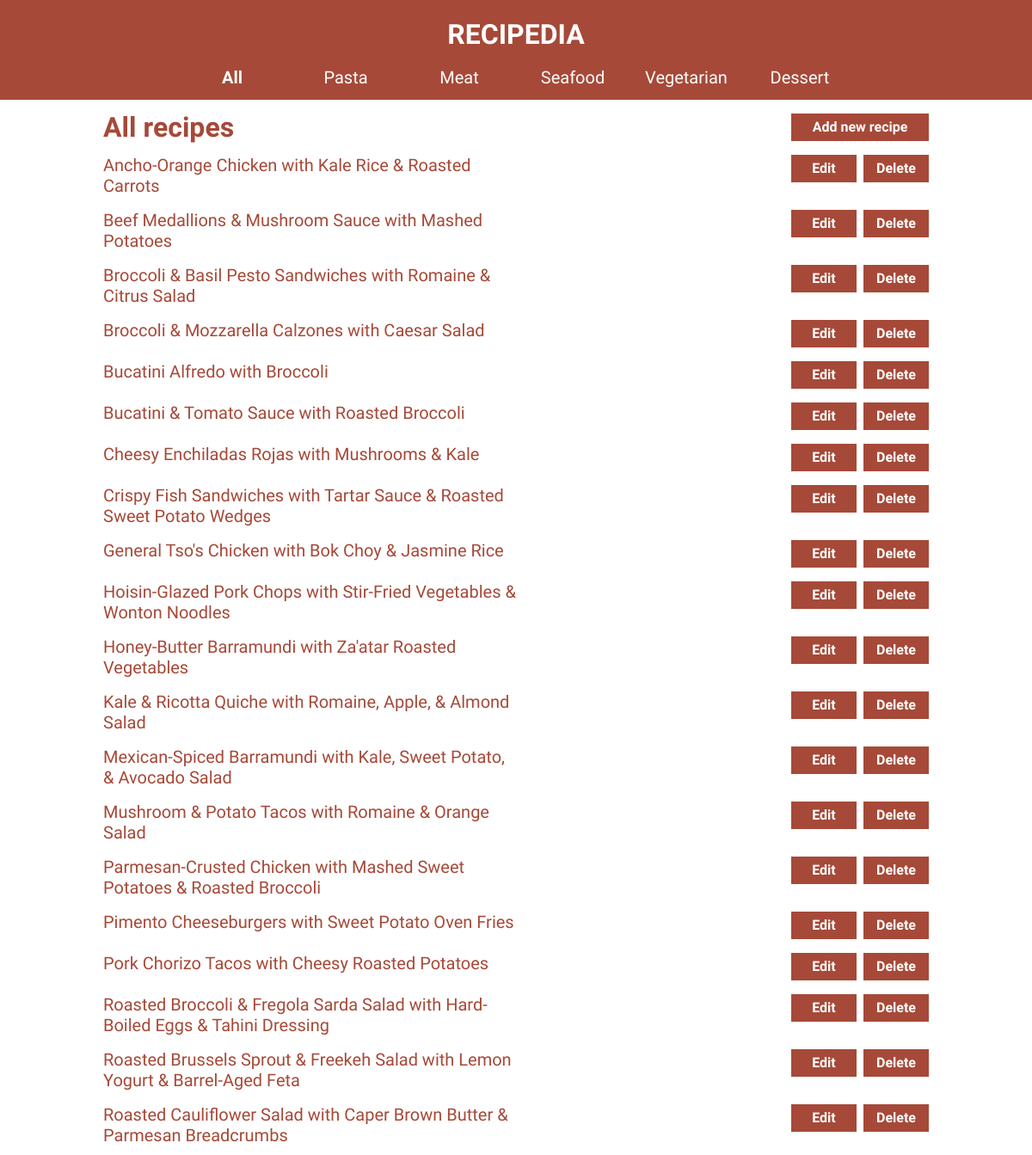
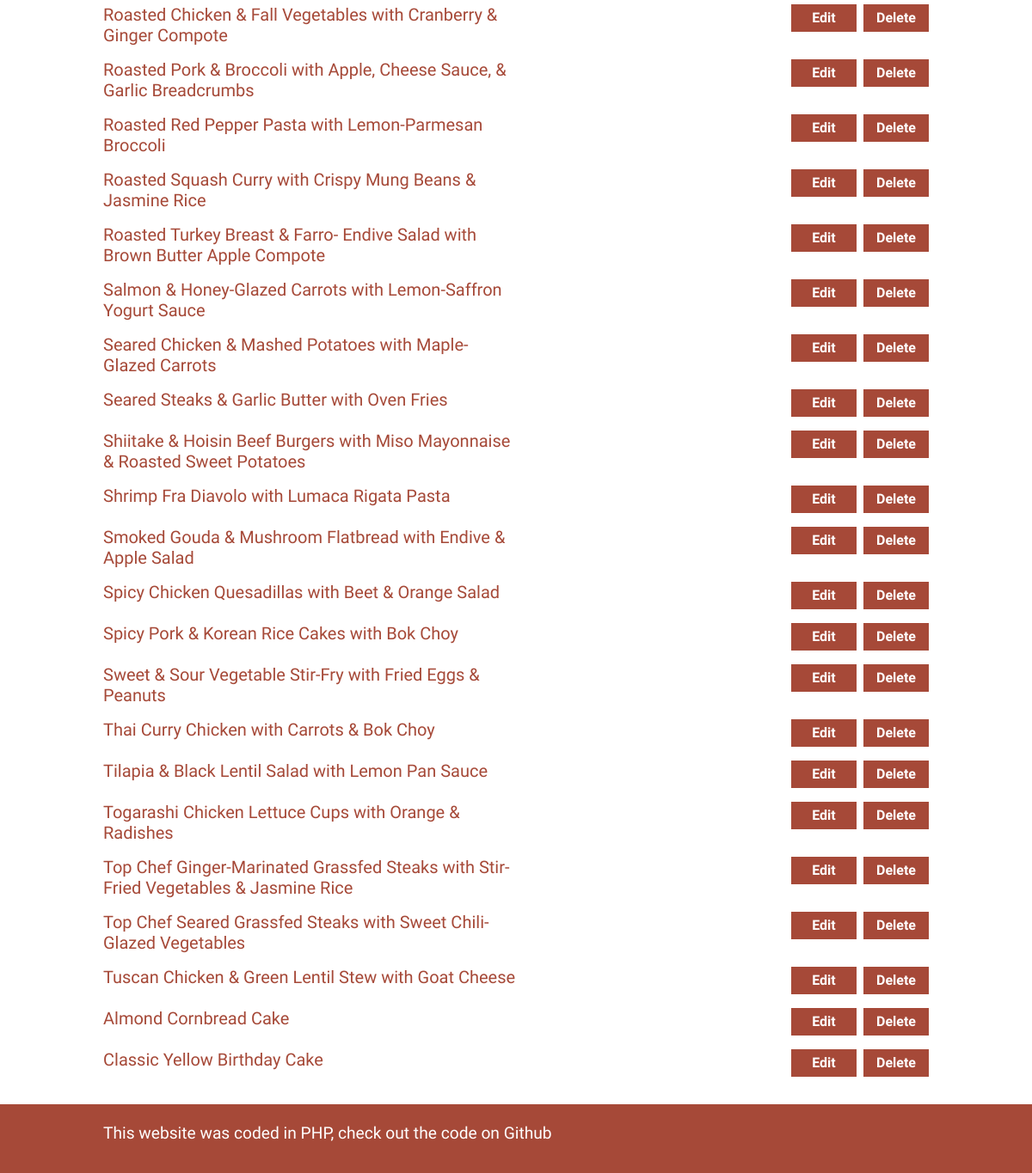
The page / on the database its author committed (2 pictures, top to bottom).
### tables this page shows
CREATE TABLE `recipes` (
  `id` int(11) NOT NULL,
  `featured_photo` int(11) DEFAULT NULL,
  `title` varchar(1000) NOT NULL,
  `category_id` int(11) NOT NULL,
  `description` longtext NOT NULL,
  `ingredients_description` longtext NOT NULL,
  `step_1_description` longtext NOT NULL,
  `step_2_description` longtext NOT NULL,
  `step_3_description` longtext NOT NULL,
  `step_4_description` longtext NOT NULL,
  `step_5_description` longtext NOT NULL,
  `step_6_description` longtext NOT NULL,
  `step_7_description` longtext NOT NULL,
  `step_8_description` longtext NOT NULL,
  `step_9_description` longtext NOT NULL,
  `step_10_description` longtext NOT NULL,
  `date_created` datetime NOT NULL,
  `date_updated` datetime NOT NULL
);

### includes/recipe-listing.php (the view)
<div id="recipe-listing">
    <?php
        while($row = mysqli_fetch_assoc($results)){
            echo "<div class='recipe-detail'>";
            echo "<a href='recipe-detail.php?id=" . $row["id"] . "' class='recipe-link'>";
            echo $row["title"];
            echo "</a>";
            echo "<div class='adminTasks'>";
            echo "<a class='admin-button' id='edit-button' href='edit.php?id=" . $row["id"] ."'>Edit</a>";
            echo "<a class='admin-button' id='delete-button' href='delete.php?id=" . $row["id"] ."'>Delete</a>";
            echo "</div>";
            echo "</div>";
        }
    ?>
</div>

### header.php (shortened to what this page needs)
<!DOCTYPE html>
<html lang="en">
<head>
    <link rel="stylesheet" href="styles/reset.css">
    <link rel="stylesheet" href="styles/global.css">
    <link rel="stylesheet" href="styles/navigation.css">
    <?php
        if($page_title == "Home" || $page_title == "Pasta" ||  $page_title == "Meat" || $page_title == "Seafood" || $page_title == "Vegetarian" || $page_title == "Dessert" || $page_title == "Search Result" ){
            echo "<link rel=\"stylesheet\" href=\"styles/search.css\">";
            echo "<link rel=\"stylesheet\" href=\"styles/index.css\">";
        } else if($page_title == "Login" || $page_title == "Add A New Recipe" || $page_title == "Edit"){
            echo "<link rel=\"stylesheet\" href=\"styles/form.css\">";
        } else {
            echo "<link rel=\"stylesheet\" href=\"styles/recipe.css\">";
        }
    ?>
    <link rel="stylesheet" href="styles/footer.css">
</head>
<body>
<?php
    include_once "includes/navigation.php";
?>

### includes/navigation.php
<div id="header-container">
    <header>
        <h1><a href="index.php">RECIPEDIA</a></h1>
        <nav>
            <ul>
                <li><a href="index.php"
                class="<?php if($page_title == "Home") echo "active" ?>"
                >All</a></li>
                <li><a href="pasta.php"
                class="<?php if($page_title == "Pasta") echo "active" ?>">Pasta</a></li>
                <li><a  href="meat.php"
                class="<?php if($page_title == "Meat") echo "active" ?>">Meat</a></li>
                <li><a href="seafood.php"
                class="<?php if($page_title == "Seafood") echo "active" ?>">Seafood</a></li>
                <li><a href="vegetarian.php"
                class="<?php if($page_title == "Vegetarian") echo "active" ?>">Vegetarian</a></li>
                <li><a href="dessert.php"
                class="<?php if($page_title == "Dessert") echo "active" ?>">Dessert</a></li>
            </ul>
        </nav>
    </header>
</div>

### index.php
<?php
    $page_title = "Home";
    include_once "header.php";
    $query = "SELECT *";
    $query .= "FROM recipes";
    $results = mysqli_query($db_connection, $query);
?>
<main>
    <div id="recipe-header">
        <h2>All recipes</h2>
        <a href="create.php" id="create-button" class="admin-button">Add new recipe</a>
    </div>
    <?php
        if($results && $results->num_rows >0){
            include "includes/recipe-listing.php";
        }
        else{
            echo "There are currently no recipe in the database";
        }
    ?>
</main>
<?php
    include_once "footer.php";
?>

### footer.php (shortened to what this page needs)
    <footer>
        <p>This website was coded in PHP, check out the code on <a href="https://github.com/quinnkhuc/idm232-qtk23/tree/main/final" target="_blank">Github<a></p>
    </footer>
</body>
</html>

### styles/global.css (style rules this page uses)
body { box-sizing: border-box; font-family: Catamaran; display: flex; flex-direction: column; height: 100vh; }
main { flex: 1; }

### styles/navigation.css (style rules this page uses)
h1 { text-align: center; }
header { background-color: #A64938; margin: 0 auto; padding: 1.5rem 0 0; }
header a { color: #FFFFFF; font-size: 2rem; font-weight: 600; text-decoration: none !important; }
nav { margin: 0 auto; text-align: center; width: 80%; }
nav li { display: inline-block; }
nav li a { display: block; font-size: 1.25rem; font-weight: 300; margin-top: 0.5rem; padding: 1rem; width: 6rem; }
.active { font-weight: 600; }

### styles/index.css (style rules this page uses)
a { text-decoration: none; }
h2 { font-size: 2rem; margin-top: 1rem; }
main { color: #A64938; font-weight: 600; margin: 0 auto 1rem; width: 80%; }
.adminTasks { display: flex; justify-content: center; justify-self: end; gap: 0.5rem; width: 10rem; }
.admin-button { background-color: #A64938; border: none; color: #FFFFFF; font-size: 1rem; height: 1rem; padding: 0.5rem 0; text-align: center; width: 5rem; }
.recipe-detail { display: grid; grid-template-columns: 1fr 1fr; margin: 1rem 0; }
.recipe-link { color: #A64938; font-size: 1.25rem; font-weight: 400; line-height: 1.5rem; }
#recipe-header { display: grid; grid-template-columns: 1fr 1fr; }
#recipe-header a { align-self: end; justify-self: end; margin-top: 0.5rem; width: 10rem; }

### styles/footer.css (style rules this page uses)
footer { background-color: #A64938; flex-shrink: 0; height: 5rem; }
footer p { color: #FFFFFF; font-size: 1.2rem; margin: 0 auto; padding-top: 1.5rem; width: 80%; }
footer a { color: #FFFFFF; font-weight: 500; text-decoration: none; }

### rows shown on the page
recipes: title "Ancho-Orange Chicken with Kale Rice & Roasted Carrots"
recipes: title "Beef Medallions & Mushroom Sauce with Mashed Potatoes"
recipes: title "Broccoli & Basil Pesto Sandwiches with Romaine & Citrus Salad"
recipes: title "Broccoli & Mozzarella Calzones with Caesar Salad"
recipes: title "Bucatini Alfredo with Broccoli"
recipes: title "Bucatini & Tomato Sauce with Roasted Broccoli"
recipes: title "Cheesy Enchiladas Rojas with Mushrooms & Kale"
recipes: title "Crispy Fish Sandwiches with Tartar Sauce & Roasted Sweet Potato Wedges"
recipes: title "General Tso's Chicken with Bok Choy & Jasmine Rice"
recipes: title "Hoisin-Glazed Pork Chops with Stir-Fried Vegetables & Wonton Noodles"
recipes: title "Honey-Butter Barramundi with Za'atar Roasted Vegetables"
recipes: title "Kale & Ricotta Quiche with Romaine, Apple, & Almond Salad"
recipes: title "Mexican-Spiced Barramundi with Kale, Sweet Potato, & Avocado Salad"
recipes: title "Mushroom & Potato Tacos with Romaine & Orange Salad"
recipes: title "Parmesan-Crusted Chicken with Mashed Sweet Potatoes & Roasted Broccoli"
recipes: title "Pimento Cheeseburgers with Sweet Potato Oven Fries"
recipes: title "Pork Chorizo Tacos with Cheesy Roasted Potatoes"
recipes: title "Roasted Broccoli & Fregola Sarda Salad with Hard-Boiled Eggs & Tahini Dressing"
recipes: title "Roasted Brussels Sprout & Freekeh Salad with Lemon Yogurt & Barrel-Aged Feta"
recipes: title "Roasted Cauliflower Salad with Caper Brown Butter & Parmesan Breadcrumbs"
recipes: title "Roasted Chicken & Fall Vegetables with Cranberry & Ginger Compote"
recipes: title "Roasted Pork & Broccoli with Apple, Cheese Sauce, & Garlic Breadcrumbs"
recipes: title "Roasted Red Pepper Pasta with Lemon-Parmesan Broccoli"
recipes: title "Roasted Squash Curry with Crispy Mung Beans & Jasmine Rice"
recipes: title "Roasted Turkey Breast & Farro- Endive Salad with Brown Butter Apple Compote"
recipes: title "Salmon & Honey-Glazed Carrots with Lemon-Saffron Yogurt Sauce"
recipes: title "Seared Chicken & Mashed Potatoes with Maple-Glazed Carrots"
recipes: title "Seared Steaks & Garlic Butter with Oven Fries"
recipes: title "Shiitake & Hoisin Beef Burgers with Miso Mayonnaise & Roasted Sweet Potatoes"
recipes: title "Shrimp Fra Diavolo with Lumaca Rigata Pasta"
recipes: title "Smoked Gouda & Mushroom Flatbread with Endive & Apple Salad"
recipes: title "Spicy Chicken Quesadillas with Beet & Orange Salad"
recipes: title "Spicy Pork & Korean Rice Cakes with Bok Choy"
recipes: title "Sweet & Sour Vegetable Stir-Fry with Fried Eggs & Peanuts"
recipes: title "Thai Curry Chicken with Carrots & Bok Choy"
recipes: title "Tilapia & Black Lentil Salad with Lemon Pan Sauce"
recipes: title "Togarashi Chicken Lettuce Cups with Orange & Radishes"
recipes: title "Top Chef Ginger-Marinated Grassfed Steaks with Stir-Fried Vegetables & Jasmine Rice"
recipes: title "Top Chef Seared Grassfed Steaks with Sweet Chili-Glazed Vegetables"
recipes: title "Tuscan Chicken & Green Lentil Stew with Goat Cheese"
recipes: title "Almond Cornbread Cake"
recipes: title "Classic Yellow Birthday Cake"
